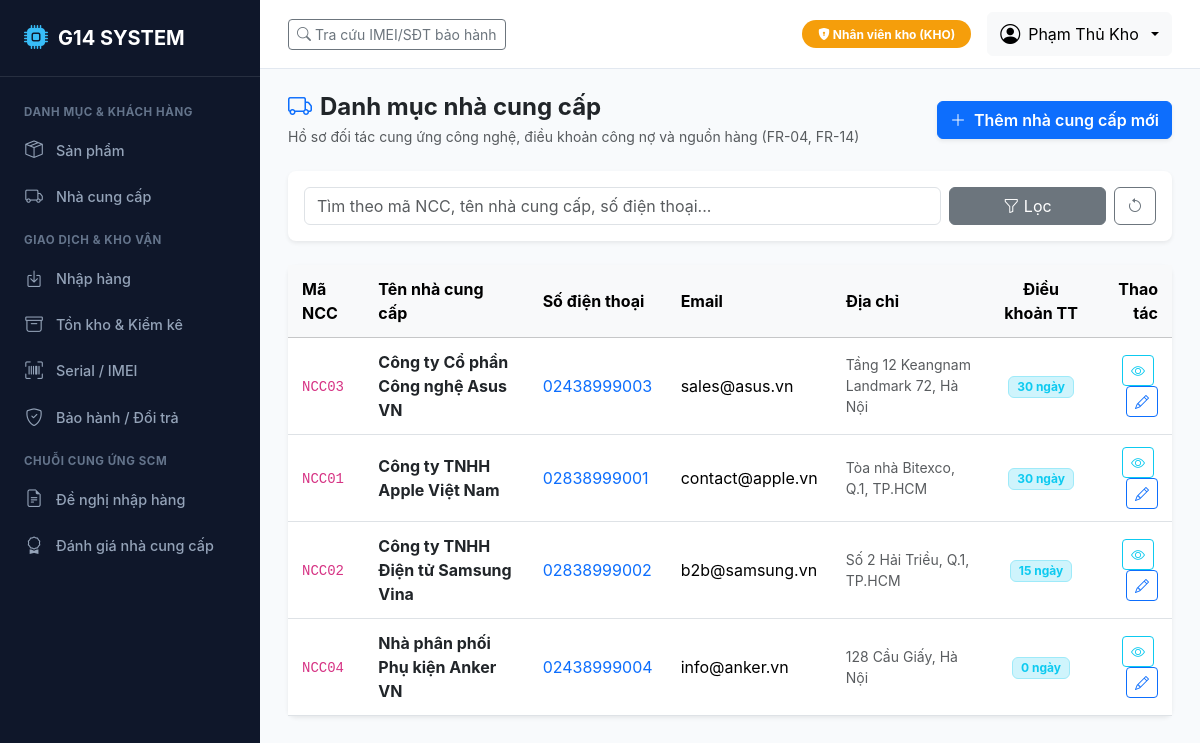
Page /catalog/suppliers/ (signed in) on the committed database.
### accounts/models.py (models this page shows, shortened)
class User(AbstractUser):
    role = models.CharField(
        max_length=10,
        choices=Role.choices,
        default=Role.BH,
        verbose_name="Vai trò"
    )
    phone = models.CharField(max_length=20, blank=True, verbose_name="Số điện thoại")
    class Meta:
        verbose_name = "Tài khoản người dùng"
        verbose_name_plural = "Danh sách tài khoản"
        ordering = ['-date_joined']

### catalog/models.py (models this page shows, shortened)
class Supplier(BaseModel):
    code = models.CharField(max_length=50, unique=True, verbose_name="Mã nhà cung cấp")
    name = models.CharField(max_length=200, verbose_name="Tên nhà cung cấp")
    phone = models.CharField(max_length=20, unique=True, verbose_name="Số điện thoại")
    email = models.EmailField(blank=True, verbose_name="Email")
    address = models.CharField(max_length=255, blank=True, verbose_name="Địa chỉ")
    payment_terms_days = models.PositiveIntegerField(
        default=30,
        verbose_name="Điều khoản thanh toán (số ngày)",
        help_text="Số ngày kể từ ngày nhập hàng đến hạn thanh toán công nợ (0 = thanh toán ngay)."
    )
    notes = models.TextField(blank=True, verbose_name="Ghi chú")
    class Meta:
        verbose_name = "Nhà cung cấp"
        verbose_name_plural = "Danh mục nhà cung cấp"
        ordering = ['name']

### catalog/views.py (the view, shortened to what this page needs)
# urls.py: path('suppliers/', views.supplier_list_view, name='supplier_list'),
@login_required
@role_required([Role.QL, Role.KHO, Role.KT, Role.ADMIN])
def supplier_list_view(request):
    suppliers = Supplier.objects.all()
    q = request.GET.get('q', '').strip()
    paginator = Paginator(suppliers, 15)
    page_number = request.GET.get('page')
    page_obj = paginator.get_page(page_number)
    return render(request, 'catalog/supplier_list.html', {
        'page_obj': page_obj,
        'q': q,
    })

### accounts/context_processors.py (called while the page is built, shortened)
def user_role_context(request):
    user = request.user
    role = getattr(user, 'role', '')
    is_super = user.is_superuser
    return {
        'is_admin': role == Role.ADMIN or is_super,
        'is_ql': role in [Role.QL, Role.ADMIN] or is_super,
        'is_bh': role in [Role.BH, Role.ADMIN] or is_super,
        'is_kho': role in [Role.KHO, Role.ADMIN] or is_super,
        'is_kt': role in [Role.KT, Role.ADMIN] or is_super,
        'current_role': role,
        'current_role_display': user.get_role_display() if hasattr(user, 'get_role_display') else '',
        'Role': Role,
    }

### templates/catalog/supplier_list.html (shortened to what this page needs)
{% extends 'base.html' %}
{% block content %}
<div class="d-flex justify-content-between align-items-center mb-4">
    <div>
        <h4 class="fw-bold mb-1"><i class="bi bi-truck me-2 text-primary"></i>Danh mục nhà cung cấp</h4>
        <p class="text-muted small mb-0">Hồ sơ đối tác cung ứng công nghệ, điều khoản công nợ và nguồn hàng (FR-04, FR-14)</p>
    </div>
    {% if is_ql or is_kho %}
    <a href="{% url 'catalog:supplier_create' %}" class="btn btn-primary fw-semibold shadow-sm">
        <i class="bi bi-plus-lg me-1"></i> Thêm nhà cung cấp mới
    </a>
    {% endif %}
</div>
<div class="card mb-4 border-0 shadow-sm">
    <div class="card-body p-3">
        <form method="get" class="row g-2 align-items-center">
            <div class="col-md-9">
                <input type="text" name="q" class="form-control" placeholder="Tìm theo mã NCC, tên nhà cung cấp, số điện thoại..." value="{{ q }}">
            </div>
            <div class="col-md-3 d-flex gap-2">
                <button type="submit" class="btn btn-secondary w-100"><i class="bi bi-funnel"></i> Lọc</button>
                <a href="{% url 'catalog:supplier_list' %}" class="btn btn-outline-secondary"><i class="bi bi-arrow-counterclockwise"></i></a>
            </div>
        </form>
    </div>
</div>
<div class="card border-0 shadow-sm">
    <div class="table-responsive">
        <table class="table table-hover align-middle mb-0">
            <thead class="table-light">
                <tr>
                    <th>Mã NCC</th>
                    <th>Tên nhà cung cấp</th>
                    <th>Số điện thoại</th>
                    <th>Email</th>
                    <th>Địa chỉ</th>
                    <th class="text-center">Điều khoản TT</th>
                    <th class="text-end">Thao tác</th>
                </tr>
            </thead>
            <tbody>
                {% for s in page_obj %}
                <tr>
                    <td><code>{{ s.code }}</code></td>
                    <td>
                        <a href="{% url 'catalog:supplier_detail' s.pk %}" class="text-decoration-none fw-bold text-dark">
                            {{ s.name }}
                        </a>
                    </td>
                    <td><a href="tel:{{ s.phone }}" class="text-decoration-none text-primary">{{ s.phone }}</a></td>
                    <td>{{ s.email|default:"--" }}</td>
                    <td class="text-muted small">{{ s.address|default:"--" }}</td>
                    <td class="text-center">
                        <span class="badge bg-info-subtle text-info border border-info-subtle">
                            {{ s.payment_terms_days }} ngày
                        </span>
                    </td>
                    <td class="text-end">
                        <a href="{% url 'catalog:supplier_detail' s.pk %}" class="btn btn-sm btn-outline-info me-1" title="Xem hồ sơ">
                            <i class="bi bi-eye"></i>
                        </a>
                        {% if is_ql or is_kho %}
                        <a href="{% url 'catalog:supplier_edit' s.pk %}" class="btn btn-sm btn-outline-primary" title="Sửa">
                            <i class="bi bi-pencil"></i>
                        </a>
                        {% endif %}
                    </td>
                </tr>
                {% empty %}
                <tr>
                    <td colspan="7" class="text-center py-4 text-muted">Không tìm thấy nhà cung cấp nào.</td>
                </tr>
                {% endfor %}
            </tbody>
        </table>
    </div>
</div>
{% endblock %}

### templates/base.html (shortened to what this page needs)
<!DOCTYPE html>
<html lang="vi">
<head>
    <link href="https://cdn.jsdelivr.net/npm/bootstrap@5.3.3/dist/css/bootstrap.min.css" rel="stylesheet">
    <link href="https://cdn.jsdelivr.net/npm/bootstrap-icons@1.11.3/font/bootstrap-icons.min.css" rel="stylesheet">
</head>
<body>
    {% if user.is_authenticated %}
    <aside class="sidebar">
        <div class="brand">
            <i class="bi bi-cpu-fill"></i>
            <span>G14 SYSTEM</span>
        </div>
        <ul class="sidebar-menu">
            <div class="sidebar-section-title">Danh mục & Khách hàng</div>
            <li><a href="{% url 'catalog:product_list' %}" class="sidebar-link"><i class="bi bi-box-seam"></i> Sản phẩm</a></li>
            {% if is_kho or is_kt or is_ql %}
            <li><a href="{% url 'catalog:supplier_list' %}" class="sidebar-link"><i class="bi bi-truck"></i> Nhà cung cấp</a></li>
            {% endif %}
            <div class="sidebar-section-title">Giao dịch & Kho vận</div>
            {% if is_kho or is_ql or is_kt %}
            <li><a href="{% url 'purchasing:receipt_list' %}" class="sidebar-link"><i class="bi bi-box-arrow-in-down"></i> Nhập hàng</a></li>
            <li><a href="{% url 'inventory:inventory_summary' %}" class="sidebar-link"><i class="bi bi-archive"></i> Tồn kho & Kiểm kê</a></li>
            {% endif %}
            {% if is_bh or is_kho or is_ql %}
            <li><a href="{% url 'devices:device_list' %}" class="sidebar-link"><i class="bi bi-upc-scan"></i> Serial / IMEI</a></li>
            <li><a href="{% url 'devices:warranty_list' %}" class="sidebar-link"><i class="bi bi-shield-check"></i> Bảo hành / Đổi trả</a></li>
            {% endif %}
            {% if is_kho or is_ql %}
            <div class="sidebar-section-title">Chuỗi cung ứng SCM</div>
            <li><a href="{% url 'scm:request_list' %}" class="sidebar-link"><i class="bi bi-file-earmark-text"></i> Đề nghị nhập hàng</a></li>
            <li><a href="{% url 'scm:supplier_evaluation' %}" class="sidebar-link"><i class="bi bi-award"></i> Đánh giá nhà cung cấp</a></li>
            {% endif %}
        </ul>
    </aside>
    {% endif %}
    <div class="{% if user.is_authenticated %}main-wrapper{% endif %}">
        {% if user.is_authenticated %}
        <header class="top-navbar no-print">
            <div class="d-flex align-items-center gap-3">
                <a href="{% url 'devices:device_lookup' %}" class="btn btn-outline-secondary btn-sm">
                    <i class="bi bi-search"></i> Tra cứu IMEI/SĐT bảo hành
                </a>
            </div>
            <div class="d-flex align-items-center gap-3">
                <span class="badge role-badge-{{ current_role }} py-2 px-3 rounded-pill">
                    <i class="bi bi-shield-lock-fill"></i> {{ current_role_display }}
                </span>
                <div class="dropdown">
                    <button class="btn btn-light dropdown-toggle d-flex align-items-center gap-2" type="button" data-bs-toggle="dropdown">
                        <i class="bi bi-person-circle fs-5"></i>
                        <span>{{ user.get_full_name|default:user.username }}</span>
                    </button>
                </div>
            </div>
        </header>
        {% endif %}
        <main class="main-content">
            {% block content %}{% endblock %}
        </main>
    </div>
</body>
</html>

### templates/base.html (style rules this page uses)
:root { --g14-primary: #0d6efd; --g14-dark: #1e293b; --g14-sidebar: #0f172a; --g14-sidebar-hover: #1e293b; --g14-sidebar-text: #94a3b8; --g14-sidebar-active: #38bdf8; }
body { font-family: -apple-system, BlinkMacSystemFont, "Segoe UI", Roboto, "Helvetica Neue", Arial, sans-serif; background-color: #f8fafc; min-height: 100vh; }
.sidebar { width: 260px; background-color: var(--g14-sidebar); min-height: 100vh; color: var(--g14-sidebar-text); position: fixed; top: 0; left: 0; z-index: 1000; overflow-y: auto; transition: all 0.3s; }
.sidebar .brand { padding: 20px 24px; font-size: 1.25rem; font-weight: 700; color: #fff; border-bottom: 1px solid rgba(255, 255, 255, 0.1); display: flex; align-items: center; gap: 10px; }
.sidebar .brand i { color: var(--g14-sidebar-active); font-size: 1.5rem; }
.sidebar-menu { padding: 15px 0; list-style: none; margin: 0; }
.sidebar-section-title { padding: 12px 24px 6px; font-size: 0.72rem; text-transform: uppercase; font-weight: 700; letter-spacing: 0.05em; color: #64748b; }
.sidebar-link { display: flex; align-items: center; gap: 12px; padding: 10px 24px; color: var(--g14-sidebar-text); text-decoration: none; font-size: 0.9rem; font-weight: 500; transition: all 0.2s; }
.sidebar-link i { font-size: 1.1rem; width: 20px; text-align: center; }
.main-wrapper { margin-left: 260px; min-height: 100vh; display: flex; flex-direction: column; }
.top-navbar { background-color: #fff; border-bottom: 1px solid #e2e8f0; padding: 12px 28px; display: flex; justify-content: space-between; align-items: center; position: sticky; top: 0; z-index: 999; }
.main-content { padding: 24px 28px; flex-grow: 1; }
.card { border: 1px solid #e2e8f0; border-radius: 8px; box-shadow: 0 1px 3px 0 rgba(0, 0, 0, 0.05); margin-bottom: 24px; }
.table > :not(caption) > * > * { padding: 12px 14px; vertical-align: middle; }
.role-badge-KHO { background-color: #f59e0b; color: #fff; }

### rows in the picture
User: get_full_name "Phạm Thủ Kho"
Supplier: code "NCC03", name "Công ty Cổ phần Công nghệ Asus VN", phone "02438999003", email "sales@asus.vn", address "Tầng 12 Keangnam Landmark 72, Hà Nội", payment_terms_days "30"
Supplier: code "NCC01", name "Công ty TNHH Apple Việt Nam", phone "02838999001", email "contact@apple.vn", address "Tòa nhà Bitexco, Q.1, TP.HCM", payment_terms_days "30"
Supplier: code "NCC02", name "Công ty TNHH Điện tử Samsung Vina", phone "02838999002", email "b2b@samsung.vn", address "Số 2 Hải Triều, Q.1, TP.HCM", payment_terms_days "15"
Supplier: code "NCC04", name "Nhà phân phối Phụ kiện Anker VN", phone "02438999004", email "info@anker.vn", address "128 Cầu Giấy, Hà Nội", payment_terms_days "0"

### other values in the picture
{{ current_role_display }} "Nhân viên kho (KHO)"
